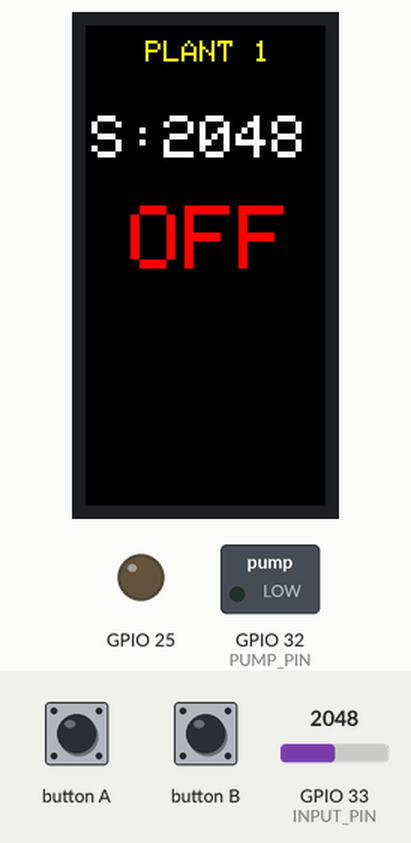
Recording of a sketch running on a simulated ESP32. Parts: 80×160 colour display, switched loads named in the sketch (green lamp = pin HIGH), output pins drawn as LEDs (lit = HIGH). The inputs (shaded band) are chosen by the test bench; at power-on: GPIO 33 (INPUT_PIN) = 2048.

Above: at 1.3 s.
1.4 s: button A pressed for 0.15 s
At 2.6 s:
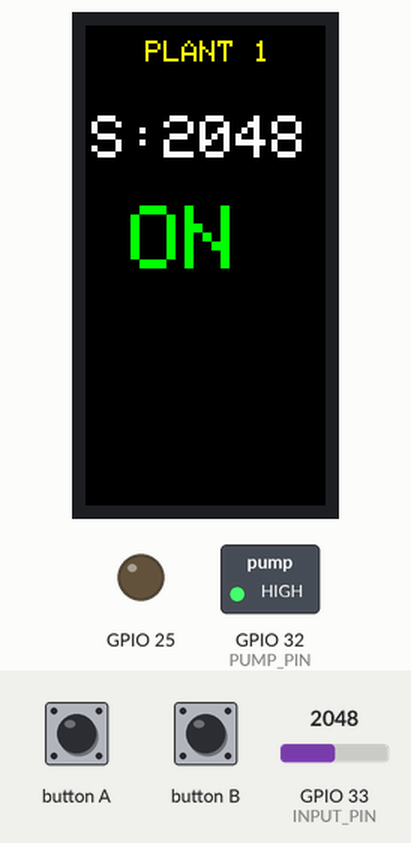
3.0 s: GPIO 33 (INPUT_PIN) set to 2866
At 3.6 s:
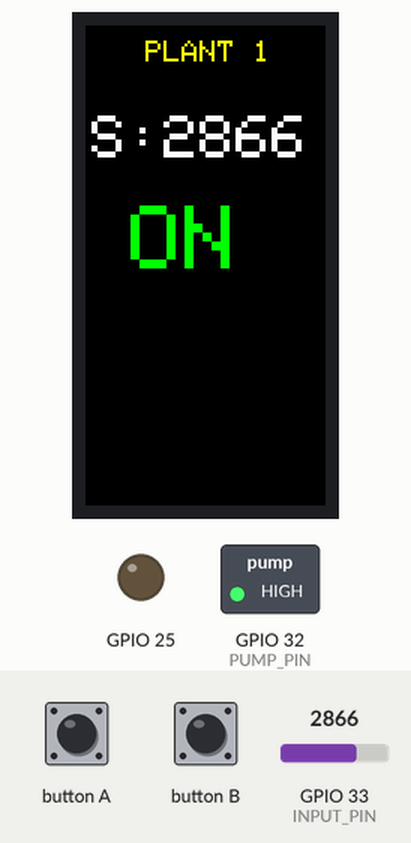
4.6 s: button A pressed for 1 s
At 5.0 s:
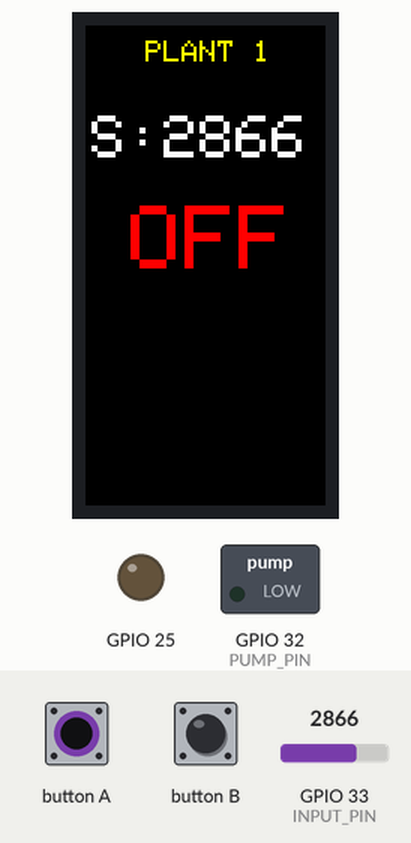
7.1 s: GPIO 33 (INPUT_PIN) set to 3603
At 8.2 s:
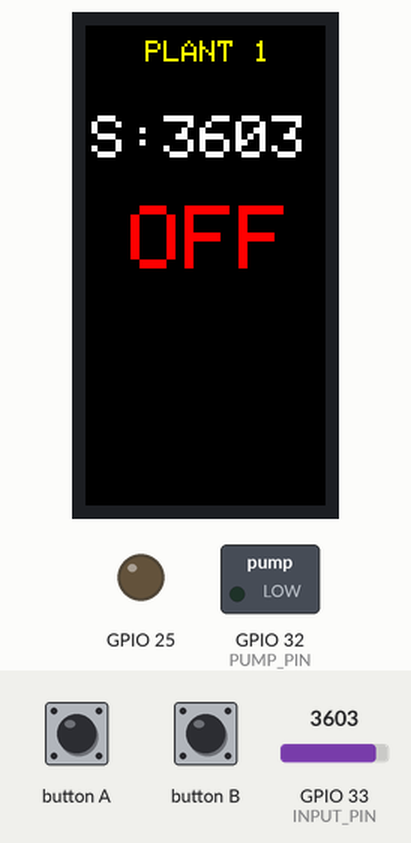
8.6 s: GPIO 33 (INPUT_PIN) set to 4095
At 9.9 s:
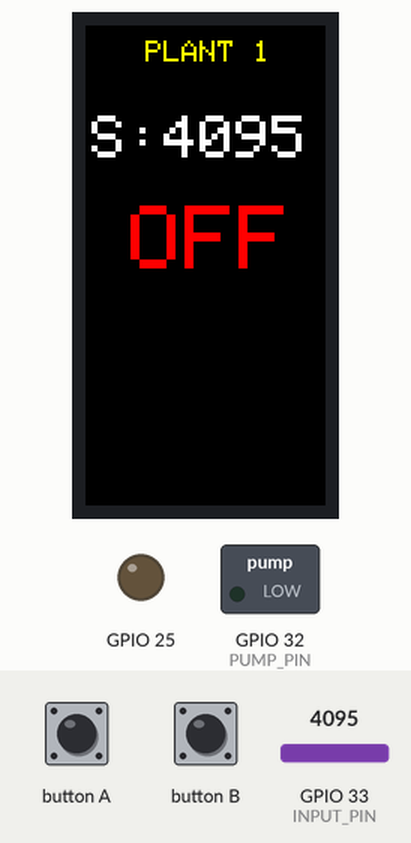
10.6 s: button A pulsed LOW 5 times (0.12 s each, 0.3 s apart)
At 12.9 s:
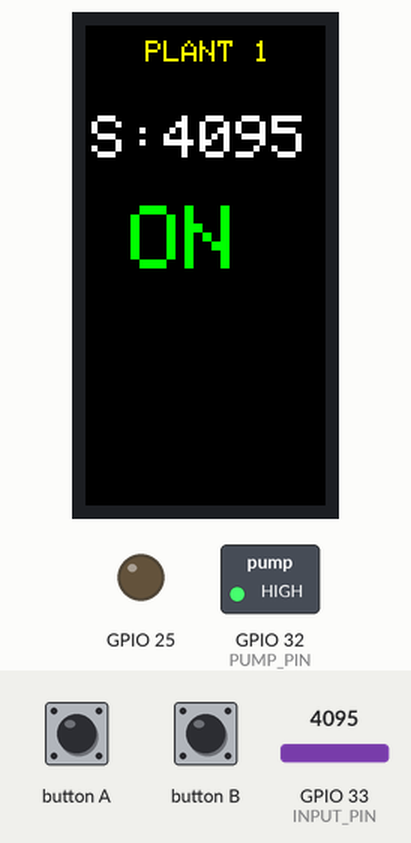
Timing chart, 0 to 14.4 s (numbered marks = the images above; inputs shaded):
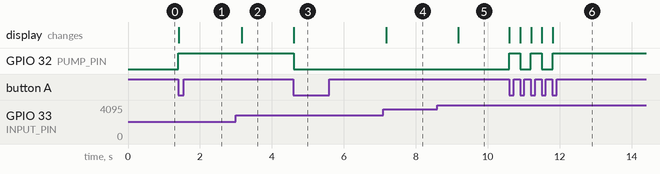

The sketch:

Watering.ino
```cpp
// ปิดการส่งข้อมูลผ่าน mqtt ไว้ก่อน
#include <M5StickC.h>
#include <NTPClient.h>
#include <WiFi.h>
#include <PubSubClient.h>
#include <Arduino.h>

#define INPUT_PIN 33
#define PUMP_PIN 32

//const char *ssid = "NTC";
//const char *password = "ntcskywave";
const long utcOffsetInSeconds = 0;
const long THAIOffsetInSeconds = 25200;

const char* mqtt_server = "mqt2.nauticomm.com";
const int mqtt_port = 1883;
const char* mqtt_Client = "mjvfete";
const char* mqtt_username = "nauticomm";
const char* mqtt_password = "latlongvms";

WiFiUDP ntpUDP;
NTPClient timeClient(ntpUDP, "pool.ntp.org", utcOffsetInSeconds);
NTPClient timeClientTH(ntpUDP, "pool.ntp.org", THAIOffsetInSeconds);
bool flag = true;
bool status_water = false;
int soilM_raw;
unsigned long lasttime = 15000;

WiFiClient espClient;
PubSubClient client(espClient);
char msg_data_interval[1000];
char msg_result[1000];
long past = 15000;
String currentDate = "";
String Duration = "";

void reconnect() {
  while (!client.connected()) {
    Serial.print("Attempting MQTT connection…");

    if (client.connect(mqtt_Client, mqtt_username, mqtt_password)) {
      Serial.println("connected");
      client.subscribe("cloudgarden/soilmoisture/1/command");
    }
    else {
      Serial.print("failed, rc=");
      Serial.print(client.state());
      Serial.println("try again in 5 seconds");
      delay(5000);
    }
  }
}

void callback(char* topic, byte* payload, unsigned int length) {
  Serial.print("Message arrived [");
  Serial.print(topic);
  Serial.print("] ");
  String message;
  for (int i = 0; i < length; i++) {
    message = message + (char)payload[i];
  }
  Serial.println("Callback: " + message);
  Serial.println("");

  if (String(topic) == "cloudgarden/soilmoisture/1/command") {
    if (message.substring(16, 21) == "water") {
      Duration = message.substring(49, 50);
      Serial.println("Comfirmed duration: " + Duration);
      Serial.println("Pump is running: " + Duration + "sec.");
      int duration_conv = Duration.toInt() * 1000;
      int durationP = Duration.toInt();

      // NOW!! PUMP IS TURN ON //
      printLED_pumpON();
      digitalWrite(PUMP_PIN, flag);
      delay(duration_conv);
      digitalWrite(PUMP_PIN, !flag);
      Serial.println("Pump is OFF");
      status_water = true;
      printLED_pumpOFF();


      if (status_water == true) {
        String json_result = "{\"commandName\":" + String("\"water\"") + "," + "\"sensorNo\":" + "\"" + String("1") + "\"," + "\"status\":" + status_water + "," + "\"lastupdate\":" + "\"" + String(currentDate) + "\"" + "}";
        json_result.toCharArray(msg_result, (json_result.length() + 1));
        client.publish("cloudgarden/soilmoisture/1/commandResult", msg_result);
        status_water = false;
      }
    }

    //    if (message == "on") {
    //      client.publish("@shadow/data/update", "{\"data\": {\"led\": \"on\"}}");
    //      Serial.println("Water ON");
    //
    //    } else if (message == "off") {
    //      client.publish("@shadow/data/update", "{\"data\":{\"led\": \"off\"}}");
    //      Serial.println("Water OFF");
    //
    //    }
  }
}

void printLED_pumpON() {
  M5.Lcd.setTextSize(3);
  M5.Lcd.setTextColor(TFT_GREEN, TFT_BLACK);
  M5.Lcd.setCursor(15, 60);
  M5.Lcd.printf("ON ");
  M5.Lcd.setTextSize(1);
}

void printLED_pumpOFF() {
  M5.Lcd.setTextSize(3);
  M5.Lcd.setTextColor(TFT_RED, TFT_BLACK);
  M5.Lcd.setCursor(15, 60);
  M5.Lcd.printf("OFF");
  M5.Lcd.setTextSize(1);
}

void setup() {
  M5.begin();
  Serial.begin(115200);
  //  WiFi.begin(ssid, password);
  //  M5.Power.begin();

  pinMode(INPUT_PIN, INPUT);
  pinMode(PUMP_PIN, OUTPUT);
  pinMode(25, OUTPUT);
  digitalWrite(25, 0);

  //  while ( WiFi.status() != WL_CONNECTED ) {
  //    delay ( 500 );
  //    Serial.print ( "." );
  //  }

  //  Serial.println("");
  //  Serial.println("WiFi connected");
  //  Serial.println("IP address: ");
  //  Serial.println(WiFi.localIP());
  //  client.setServer(mqtt_server, mqtt_port);

  //  client.setCallback(callback);

  //  timeClient.begin();
  //  timeClientTH.begin();
  M5.Lcd.setRotation(2);
  M5.Lcd.setTextColor(YELLOW);
  M5.Lcd.setCursor(20, 5);
  M5.Lcd.printf("PLANT 1");
  printLED_pumpOFF();
}

char info[30];

void loop() {
  //  timeClient.update();
  //  timeClientTH.update();
  //  unsigned long epochTime = timeClient.getEpochTime();
  //  struct tm *ptm = gmtime ((time_t *)&epochTime);
  //  int monthDay = ptm->tm_mday;
  //  int currentMonth = ptm->tm_mon + 1;
  //  int currentYear = ptm->tm_year + 1900;

  M5.Lcd.setCursor(15, 130);
  M5.Lcd.setTextColor(TFT_YELLOW, TFT_BLACK);
  //  M5.Lcd.print(timeClientTH.getFormattedTime());

  //  int currentHour = timeClient.getHours();
  //  int currentMinute = timeClient.getMinutes();
  //  int currentSecond = timeClient.getSeconds();
  //  currentDate = String(currentYear) + "-" + String(currentMonth) + "-" + String(monthDay) + " " + timeClient.getFormattedTime();

  if ((millis() - lasttime) >= 1000) {
    soilM_raw = analogRead(INPUT_PIN);
    M5.Lcd.setTextSize(2);
    M5.Lcd.setCursor(2, 30);
    M5.Lcd.setTextColor(TFT_WHITE, TFT_BLACK);
    M5.Lcd.print("S:" + String(soilM_raw));
    M5.Lcd.setTextSize(1);
    lasttime = millis();
  }

  String json_data_interval = "{\"sensorNo\":" + String("\"1\"") + "," + "\"unitName\":" + "\"" + String("SoilMoisture") + "\"," + "\"SoilMoisture\":" + soilM_raw + "," + "\"status\":"  + status_water + "," + "\"sensorTime\":" + "\"" + String(currentDate) + "\"" + "}";
  json_data_interval.toCharArray(msg_data_interval, (json_data_interval.length() + 1));

  //  if (!client.connected()) {
  //    reconnect();
  //  }
  //  client.loop();
  //  long start = millis();
  //  if (start - past >= 15000) {
  //    Serial.println(json_data_interval);
  //    Serial.println(" ");
  //    client.publish("cloudgarden/soilmoisture/1", msg_data_interval);
  //    past = start;
  //  }

  if (M5.BtnA.wasPressed()) {
    digitalWrite(PUMP_PIN, flag);
    flag = !flag;
    if (status_water == false) {
      printLED_pumpON();
      status_water = true;
    } else {
      printLED_pumpOFF();
      status_water = false;
    }
    M5.update();
  }
  M5.update();
}
```

Measured:
- after the input at 1.4 s, GPIO 32 (PUMP_PIN): LOW → HIGH at once; the display: changes at once (image 1)
- after the input at 3.0 s, the display: changes after 0.16 s (image 2)
- after the input at 4.6 s, GPIO 32 (PUMP_PIN): HIGH → LOW at once; the display: changes at once (image 3)
- after the input at 7.1 s, the display: changes after 0.07 s (image 4)
- after the input at 8.6 s, the display: changes after 0.58 s (image 5)
- after the input at 10.6 s, GPIO 32 (PUMP_PIN): alternates HIGH for 0.30 s and LOW for 0.30 s, 5 changes in all, then stays HIGH, starting at once; the display: changes at once (image 6)
